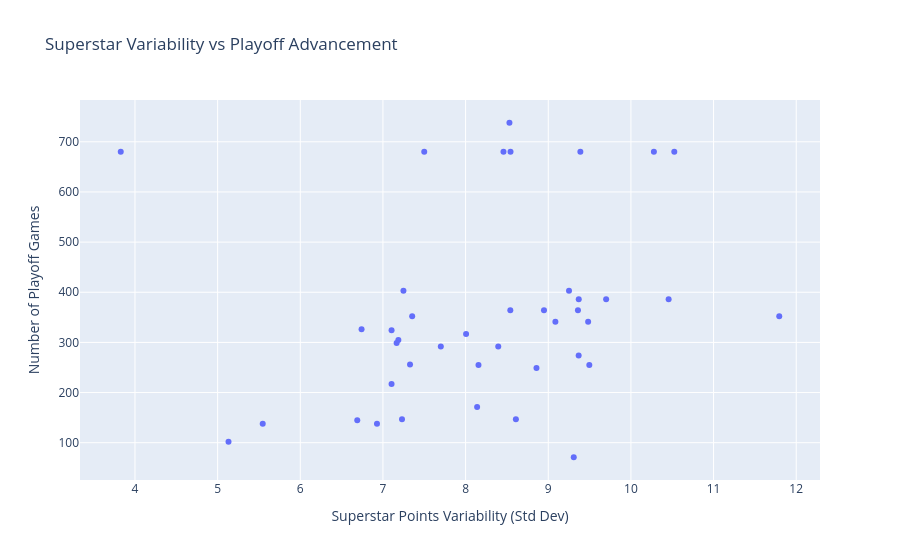

Write notebook code for a chart like this one.
### Code cell
#Variability vs Playoff Advancement

import plotly.express as px
fig = px.scatter(
    merged,
    x="points_std",
    y="playoff_games",
    hover_name="playerName",   # This adds name on hover
    hover_data={
        "win_pct": True,
        "points_std": True,
        "playoff_games": True
    },
    title="Superstar Variability vs Playoff Advancement"
)

fig.update_layout(
    xaxis_title="Superstar Points Variability (Std Dev)",
    yaxis_title="Number of Playoff Games"
)

fig.show()

### Figure 1 — Plotly figure (JSON) as saved in the notebook; plotly's stock layout.template omitted (floating-point values rounded to 4 significant figures)
{"data": [{"customdata": [[0.5295], [0.5926], [0.502], [0.4021], [0.5031], [0.4372], [0.5075], [0.4696], [0.5926], [0.6072], [0.4312], [0.4937], [0.4668], [0.5954], [0.4718], [0.5221], [0.5926], [0.5926], [0.5031], [0.5926], [0.4804], [0.502], [0.5954], [0.4937], [0.5926], [0.4175], [0.5175], [0.5331], [0.5226], [0.5937], [0.4804], [0.5257], [0.5253], [0.5031], [0.4718], [0.5295], [0.4312], [0.5937], [0.4937], [0.5926], [0.4999]], "hovertemplate": "<b>%{hovertext}</b><br><br>points_std=%{x}<br>playoff_games=%{y}<br>win_pct=%{customdata[0]}<extra></extra>", "hovertext": ["Karl Malone", "Karl Malone", "Michael Jordan", "Michael Jordan", "Allen Iverson", "Allen Iverson", "Allen Iverson", "Allen Iverson", "Kobe Bryant", "Dominique Wilkins", "Dominique Wilkins", "Dominique Wilkins", "Dominique Wilkins", "Dominique Wilkins", "LeBron James", "LeBron James", "LeBron James", "Elgin Baylor", "Wilt Chamberlain", "Wilt Chamberlain", "Wilt Chamberlain", "George Gervin", "George Gervin", "Bob Pettit", "Jerry West", "Kevin Durant", "Kevin Durant", "Kevin Durant", "Kevin Durant", "Kevin Durant", "Kevin Durant", "Damian Lillard", "Damian Lillard", "Joel Embiid", "Donovan Mitchell", "Donovan Mitchell", "Shai Gilgeous-Alexander", "Shai Gilgeous-Alexander", "Trae Young", "Luka Doncic", "Luka Doncic"], "legendgroup": "", "marker": {"color": "#636efa", "symbol": "circle"}, "mode": "markers", "name": "", "orientation": "v", "showlegend": false, "type": "scatter", "x": [7.7, 3.828, 9.086, 9.308, 9.7, 5.132, 7.328, 7.186, 10.28, 8.53, 6.928, 8.948, 6.69, 7.248, 8.156, 7.165, 7.5, 10.52, 10.46, 9.388, 11.79, 9.483, 9.251, 8.541, 8.543, 8.139, 6.741, 7.104, 7.104, 7.231, 7.354, 8.006, 9.368, 9.369, 9.497, 8.395, 5.545, 8.608, 9.359, 8.458, 8.857], "xaxis": "x", "y": [292, 680, 341, 71, 386, 102, 256, 305, 680, 738, 138, 364, 145, 403, 255, 299, 680, 680, 386, 680, 352, 341, 403, 364, 680, 171, 326, 324, 217, 147, 352, 317, 274, 386, 255, 292, 138, 147, 364, 680, 249], "yaxis": "y"}], "layout": {"legend": {"tracegroupgap": 0}, "title": {"text": "Superstar Variability vs Playoff Advancement"}, "xaxis": {"anchor": "y", "domain": [0, 1], "title": {"text": "Superstar Points Variability (Std Dev)"}}, "yaxis": {"anchor": "x", "domain": [0, 1], "title": {"text": "Number of Playoff Games"}}}}
